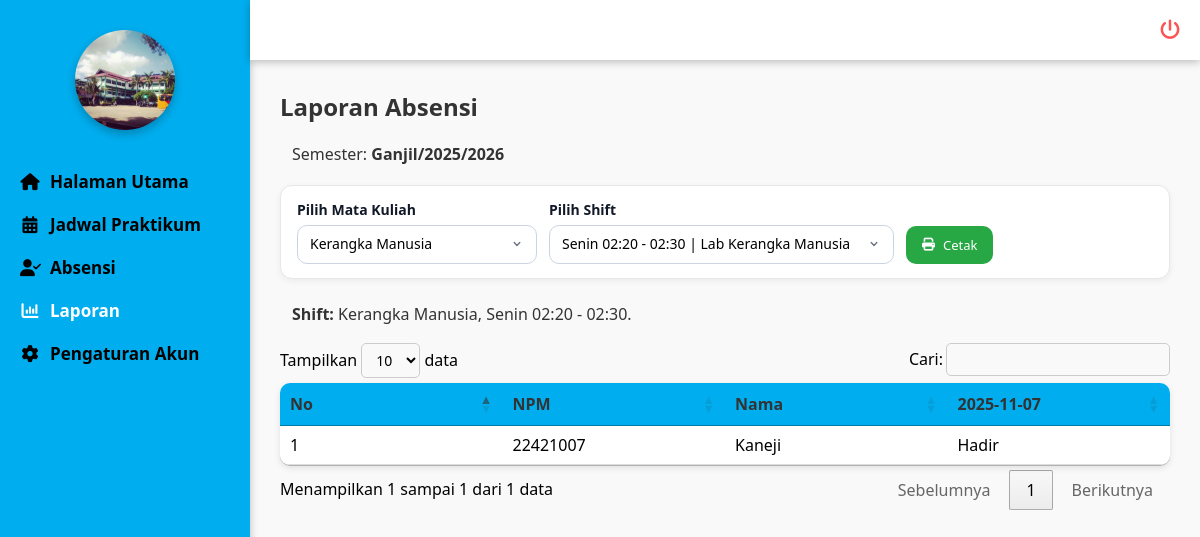
/dosen/laporan/laporan.php (signed in), run on the app's committed database.
### tables this page shows
CREATE TABLE `semester` (
  `id` int NOT NULL,
  `nama_semester` varchar(50) NOT NULL,
  `tahun_ajaran` varchar(20) NOT NULL,
  `status` enum('Aktif','Tidak Aktif') NOT NULL DEFAULT 'Aktif'
);

CREATE TABLE `matakuliah_praktikum` (
  `id` int NOT NULL,
  `kode_mk` varchar(20) NOT NULL,
  `nama_mk` varchar(100) NOT NULL,
  `sks` int NOT NULL,
  `semester` varchar(10) NOT NULL,
  `id_semester` int DEFAULT NULL,
  `modul` varchar(255) DEFAULT NULL
);

CREATE TABLE `jadwal_praktikum` (
  `id` int NOT NULL,
  `id_mk` int NOT NULL,
  `id_dosen` int NOT NULL,
  `id_ruangan` int NOT NULL,
  `id_semester` int NOT NULL,
  `hari` enum('Senin','Selasa','Rabu','Kamis','Jumat','Sabtu','Minggu') NOT NULL,
  `jam_mulai` time NOT NULL,
  `jam_selesai` time NOT NULL,
  `kuota` int NOT NULL,
  `kuota_awal` int DEFAULT NULL,
  `peserta` int NOT NULL DEFAULT '0'
);

CREATE TABLE `mahasiswa` (
  `id` int NOT NULL,
  `nim` varchar(20) NOT NULL,
  `nama` varchar(100) NOT NULL,
  `jurusan` enum('Farmasi','Analis Kesehatan') NOT NULL,
  `jenis_kelamin` enum('Laki-laki','Perempuan') NOT NULL,
  `alamat` text,
  `no_hp` varchar(20) DEFAULT NULL,
  `user_id` int DEFAULT NULL
);

### dosen/laporan/laporan.php (the view, shortened to what this page needs)
<?php
include '../../koneksi/sidebardosen.php';
include '../../koneksi/koneksi.php';
function e($v){ return htmlspecialchars((string)($v ?? ''), ENT_QUOTES, 'UTF-8'); }
$id_dosen = (int)($_SESSION['dosen_id'] ?? 0);
$semAktif = mysqli_fetch_assoc(
  mysqli_query($conn, "SELECT id, nama_semester, tahun_ajaran FROM semester WHERE status='Aktif' LIMIT 1")
);
$id_semester_aktif = (int)($semAktif['id'] ?? 0);
$mkList      = [];
$shiftsByMk  = [];
if ($id_semester_aktif && $id_dosen) {
  $q = mysqli_query($conn, "
    SELECT
      mk.id AS mk_id, mk.nama_mk,
      jp.id AS id_jadwal, jp.hari, jp.jam_mulai, jp.jam_selesai,
      COALESCE(r.nama_ruangan,'') AS nama_ruangan
    FROM jadwal_praktikum jp
    JOIN matakuliah_praktikum mk ON mk.id = jp.id_mk
    LEFT JOIN ruangan r ON r.id = jp.id_ruangan
    WHERE jp.id_semester = $id_semester_aktif AND jp.id_dosen = $id_dosen
    ORDER BY mk.nama_mk ASC,
             FIELD(jp.hari,'Senin','Selasa','Rabu','Kamis','Jumat','Sabtu','Minggu'),
             jp.jam_mulai ASC
  ");
  while($row = mysqli_fetch_assoc($q)){
    $mk_id = (int)$row['mk_id'];
    $mkList[$mk_id] = $row['nama_mk'];
    if (!isset($shiftsByMk[$mk_id])) $shiftsByMk[$mk_id] = [];
    $shiftsByMk[$mk_id][] = [
      'id'      => (int)$row['id_jadwal'],
      'hari'    => $row['hari'],
      'mulai'   => substr($row['jam_mulai'],0,5),
      'selesai' => substr($row['jam_selesai'],0,5),
      'ruangan' => $row['nama_ruangan'],
    ];
  }
}
$mk_id_pilih     = isset($_GET['mk_id']) ? (int)$_GET['mk_id'] : 0;
$id_jadwal_pilih = isset($_GET['id_jadwal']) ? (int)$_GET['id_jadwal'] : 0;
if ($mk_id_pilih === 0 && !empty($mkList)) {
  $mk_id_pilih = (int)array_key_first($mkList);
}
if ($mk_id_pilih && $id_jadwal_pilih === 0 && !empty($shiftsByMk[$mk_id_pilih])) {
  $id_jadwal_pilih = (int)$shiftsByMk[$mk_id_pilih][0]['id'];
}
$shiftValid = null;
if ($id_jadwal_pilih) {
  $shiftValid = mysqli_fetch_assoc(mysqli_query($conn, "
    SELECT jp.id, mk.nama_mk, jp.hari, jp.jam_mulai, jp.jam_selesai
    FROM jadwal_praktikum jp
    JOIN matakuliah_praktikum mk ON mk.id = jp.id_mk
    WHERE jp.id = $id_jadwal_pilih
      AND jp.id_dosen = $id_dosen
      AND jp.id_semester = $id_semester_aktif
    LIMIT 1
  "));
}
function ambilMahasiswaByJadwal(mysqli $conn, int $id_jadwal, ?int $id_semester): array {
  $data = [];
  $sql = "
    SELECT m.id AS id_mhs, m.nim, m.nama
    FROM pilihan_jadwal pj
    JOIN mahasiswa m ON m.id = pj.id_mahasiswa
    WHERE pj.id_jadwal = ".(int)$id_jadwal."
      ".($id_semester ? "AND pj.id_semester = ".(int)$id_semester : "")."
    ORDER BY m.nama ASC
  ";
  if ($q = mysqli_query($conn, $sql)) {
    while($r = mysqli_fetch_assoc($q)){ $data[] = $r; }
  }
  return $data;
}
$tanggalSesi = [];
$statusMap   = [];
$mhsList     = [];
if ($shiftValid) {
  $resSesi = mysqli_query($conn, "
    SELECT id, DATE(mulai_at) AS tgl
    FROM absensi_sesi
    WHERE id_jadwal = $id_jadwal_pilih AND id_dosen = $id_dosen AND selesai_at IS NOT NULL
    ORDER BY mulai_at ASC
  ");
  $tglSet = []; $sesiIds = [];
  while($r = mysqli_fetch_assoc($resSesi)){
    $tglSet[$r['tgl']] = true;
    $sesiIds[] = (int)$r['id'];
  }
  $tanggalSesi = array_keys($tglSet);
  sort($tanggalSesi);
  $mhsList = ambilMahasiswaByJadwal($conn, $id_jadwal_pilih, $id_semester_aktif);
  if ($sesiIds) {
    $in = implode(',', $sesiIds);
    $qDet = mysqli_query($conn, "
      SELECT ad.id_mahasiswa, DATE(s.mulai_at) AS tgl, ad.status
      FROM absensi_detail ad
      JOIN absensi_sesi s ON s.id = ad.id_sesi
      WHERE ad.id_sesi IN ($in)
    ");
    while($d = mysqli_fetch_assoc($qDet)){
      $idm = (int)$d['id_mahasiswa'];
      $tgl = $d['tgl'];
      $status = ucfirst(strtolower(trim((string)$d['status'])));
      if (in_array($status, ['Hadir','Alpha','Izin'])) $statusMap[$idm][$tgl] = $status;
    }
  }
}
?>
<!doctype html>
<html lang="id">
<head>
<link rel="stylesheet" href="https://cdn.datatables.net/1.13.6/css/jquery.dataTables.min.css">
<link rel="stylesheet" href="https://cdnjs.cloudflare.com/ajax/libs/font-awesome/6.5.0/css/all.min.css">
</head>
<body>
<div class="area-utama">
  <h2>Laporan Absensi</h2>
  <?php if(!$id_semester_aktif): ?>
    <div class="kotak-info info-peringatan">Belum ada <b>Semester</b> berstatus <b>Aktif</b>.</div>
  <?php else: ?>
    <div class="kotak-info info-berhasil">Semester: <b><?= e($semAktif['nama_semester']) ?></b><b>/</b><b><?= e($semAktif['tahun_ajaran']) ?></b></div>
  <?php endif; ?>
  <form method="get" id="form-shift" class="filter-panel" style="margin:10px 0 14px;">
    <div class="field">
      <label for="mk_id"><b>Pilih Mata Kuliah</b></label>
      <select name="mk_id" id="mk_id" class="select-styled" <?= empty($mkList) ? 'disabled' : '' ?> required>
        <?php foreach($mkList as $mk_id => $nm): ?>
          <option value="<?= (int)$mk_id ?>" <?= $mk_id_pilih===(int)$mk_id ? 'selected' : '' ?>><?= e($nm) ?></option>
        <?php endforeach; ?>
      </select>
    </div>
    <div class="field">
      <label for="id_jadwal"><b>Pilih Shift</b></label>
      <select name="id_jadwal" id="id_jadwal" class="select-styled" <?= (empty($shiftsByMk[$mk_id_pilih]) ? 'disabled' : '') ?> required>
        <?php
          foreach($shiftsByMk[$mk_id_pilih] ?? [] as $s){
            $label = $s['hari'].' '.$s['mulai'].' - '.$s['selesai'].($s['ruangan'] ? ' | '.$s['ruangan'] : '');
            $sel = ($id_jadwal_pilih === (int)$s['id']) ? 'selected' : '';
            echo '<option value="'.(int)$s['id'].'" '.$sel.'>'.e($label).'</option>';
          }
        ?>
      </select>
    </div>
    <button type="button" class="tombol-umum tombol-cetak" id="btn-cetak" <?= (!$shiftValid || empty($mhsList)) ? 'disabled' : '' ?>>
      <i class="fa-solid fa-print"></i> Cetak
    </button>
  </form>
  <?php if($shiftValid): ?>
    <div class="kotak-info info-berhasil">
      <b>Shift:</b> <?= e($shiftValid['nama_mk']) ?>, <?= e($shiftValid['hari']) ?>
      <?= e(substr($shiftValid['jam_mulai'],0,5).' - '.substr($shiftValid['jam_selesai'],0,5)) ?>.
    </div>
  <?php elseif($id_semester_aktif && empty($mkList)): ?>
    <div class="kotak-info info-peringatan">Belum ada jadwal pada semester ini.</div>
  <?php endif; ?>
  <table id="tabel-laporan" class="tabel-laporan-absensi">
    <thead>
      <tr>
        <th>No</th>
        <th>NPM</th>
        <th>Nama</th>
        <?php foreach ($tanggalSesi as $tgl): ?>
          <th><?= e($tgl) ?></th>
        <?php endforeach; ?>
      </tr>
    </thead>
    <tbody>
      <?php if (!empty($mhsList)): ?>
        <?php $no=1; foreach($mhsList as $m): $idm=(int)$m['id_mhs']; ?>
          <tr>
            <td data-label="No"><?= $no++ ?></td>
            <td data-label="NPM"><?= e($m['nim']) ?></td>
            <td data-label="Nama"><?= e($m['nama']) ?></td>
            <?php foreach ($tanggalSesi as $tgl):
              $s = $statusMap[$idm][$tgl] ?? '';
            ?>
              <td data-label="<?= e($tgl) ?>"><?= e($s) ?></td>
            <?php endforeach; ?>
          </tr>
        <?php endforeach; ?>
      <?php endif; ?>
    </tbody>
  </table>
</div>
</body>
</html>

### koneksi/sidebardosen.php (style rules this page uses)
* { margin: 0; padding: 0; box-sizing: border-box; font-family: 'Segoe UI', Tahoma, Geneva, Verdana, sans-serif; }
body { display: flex; min-height: 100vh; background: #f3f3f3; overflow-x: hidden; }

### dosen/laporan/laporan.php (style rules this page uses)
.area-utama { margin-left:250px; margin-top:60px; padding:30px; min-height:calc(100vh - 60px); background:#f9f9f9; font-family:Arial,sans-serif; }
.area-utama h2 { margin-bottom:10px; color:#333; }
.tombol-umum { border:none; border-radius:5px; cursor:pointer; color:white; font-size:10px; transition:0.3s; }
.tombol-cetak { background:#28a745; padding:8px 15px; }
.kotak-info { padding:10px 12px; border-radius:8px; margin:8px 0; }
.info-berhasil { color: #333 }
.tabel-laporan-absensi { width:100%; border-collapse:collapse; background:#fff; border-radius:10px; overflow:hidden; box-shadow:0 2px 6px rgba(0,0,0,0.1); table-layout:fixed; }
.tabel-laporan-absensi th { background: #00AEEF; color:#333; text-align:left; padding:12px 15px; white-space:nowrap; }
.tabel-laporan-absensi td { padding:12px 15px; border-bottom:1px solid #ddd; }
.filter-panel { background:#fff; border:1px solid #e5e7eb; border-radius:12px; padding:14px 16px; box-shadow:0 2px 6px rgba(0,0,0,.06); display:flex; gap:12px; flex-wrap:wrap; align-items:flex-end; }
.field { display:flex; flex-direction:column; gap:6px; }
.field label { font-weight:700; color:#111827; font-size:14px; }
.select-styled { appearance:none; -webkit-appearance:none; -moz-appearance:none; background:#fff; border:1px solid #cbd5e1; border-radius:10px; padding:10px 42px 10px 12px; font-size:14px; line-height:1.2; min-width:240px; outline:none; transition:border-color .2s, box-shadow .2s; background-repeat:no-repeat; background-position:right 12px center; }
.filter-panel .tombol-cetak { padding:10px 16px; border-radius:10px; font-size:13px; display:inline-flex; gap:8px; align-items:center; }

### data on the page
semester: nama_semester "Ganjil", tahun_ajaran "2025/2026"
matakuliah_praktikum: mk_id "Kerangka Manusia"
jadwal_praktikum: id_mk.nama_mk "Kerangka Manusia", hari "Senin", jam_mulai+jam_selesai "02:20 - 02:30"
mahasiswa: nim "22421007", nama "Kaneji", id "Hadir"

### other printed values
$tgl "2025-11-07"
form field id_jadwal "Senin 02:20 - 02:30 | Lab Kerangka Manusia"
